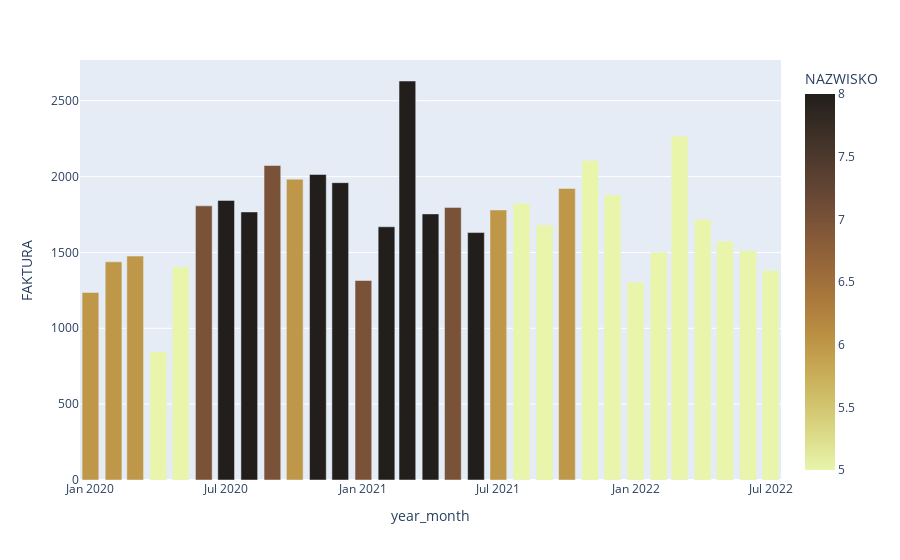

Notebook cell for this chart:
### Code cell
tmp=df_zamowienia.groupby(['czy_z_kuponow','year_month']).agg({'FAKTURA':'nunique',
                                                          'NAZWISKO':'nunique'}).reset_index()
fig=px.bar(tmp.loc[tmp['czy_z_kuponow']=='tak'],
      x='year_month',
      y='FAKTURA',
      color='NAZWISKO',
      color_continuous_scale='turbid')
fig.write_html(path_to_catalog+'faktury_per_mc_plus_ela.html')
fig.show()

### Figure 1 — Plotly figure (JSON) as saved in the notebook; plotly's stock layout.template omitted (floating-point values rounded to 4 significant figures)
{"data": [{"alignmentgroup": "True", "hovertemplate": "year_month=%{x}<br>FAKTURA=%{y}<br>NAZWISKO=%{marker.color}<extra></extra>", "legendgroup": "", "marker": {"color": [6, 6, 6, 5, 5, 7, 8, 8, 7, 6, 8, 8, 7, 8, 8, 8, 7, 8, 6, 5, 5, 6, 5, 5, 5, 5, 5, 5, 5, 5, 5], "coloraxis": "coloraxis", "pattern": {"shape": ""}}, "name": "", "offsetgroup": "", "orientation": "v", "showlegend": false, "textposition": "auto", "type": "bar", "x": ["2020-01-01T00:00:00", "2020-02-01T00:00:00", "2020-03-01T00:00:00", "2020-04-01T00:00:00", "2020-05-01T00:00:00", "2020-06-01T00:00:00", "2020-07-01T00:00:00", "2020-08-01T00:00:00", "2020-09-01T00:00:00", "2020-10-01T00:00:00", "2020-11-01T00:00:00", "2020-12-01T00:00:00", "2021-01-01T00:00:00", "2021-02-01T00:00:00", "2021-03-01T00:00:00", "2021-04-01T00:00:00", "2021-05-01T00:00:00", "2021-06-01T00:00:00", "2021-07-01T00:00:00", "2021-08-01T00:00:00", "2021-09-01T00:00:00", "2021-10-01T00:00:00", "2021-11-01T00:00:00", "2021-12-01T00:00:00", "2022-01-01T00:00:00", "2022-02-01T00:00:00", "2022-03-01T00:00:00", "2022-04-01T00:00:00", "2022-05-01T00:00:00", "2022-06-01T00:00:00", "2022-07-01T00:00:00"], "xaxis": "x", "y": [1236, 1438, 1476, 845, 1405, 1807, 1843, 1767, 2073, 1983, 2014, 1960, 1315, 1669, 2630, 1754, 1797, 1631, 1780, 1825, 1681, 1922, 2106, 1881, 1305, 1502, 2267, 1718, 1574, 1513, 1382], "yaxis": "y"}], "layout": {"autosize": true, "barmode": "relative", "coloraxis": {"colorbar": {"title": {"text": "NAZWISKO"}}, "colorscale": [[0, "rgb(232, 245, 171)"], [0.09091, "rgb(220, 219, 137)"], [0.1818, "rgb(209, 193, 107)"], [0.2727, "rgb(199, 168, 83)"], [0.3636, "rgb(186, 143, 66)"], [0.4545, "rgb(170, 121, 60)"], [0.5455, "rgb(151, 103, 58)"], [0.6364, "rgb(129, 87, 56)"], [0.7273, "rgb(104, 72, 53)"], [0.8182, "rgb(80, 59, 46)"], [0.9091, "rgb(57, 45, 37)"], [1, "rgb(34, 30, 27)"]]}, "legend": {"tracegroupgap": 0}, "margin": {"t": 60}, "xaxis": {"anchor": "y", "autorange": true, "domain": [0, 1], "range": ["2019-12-18", "2022-07-15"], "title": {"text": "year_month"}, "type": "date"}, "yaxis": {"anchor": "x", "autorange": true, "domain": [0, 1], "range": [0, 2768.0], "title": {"text": "FAKTURA"}, "type": "linear"}}}
